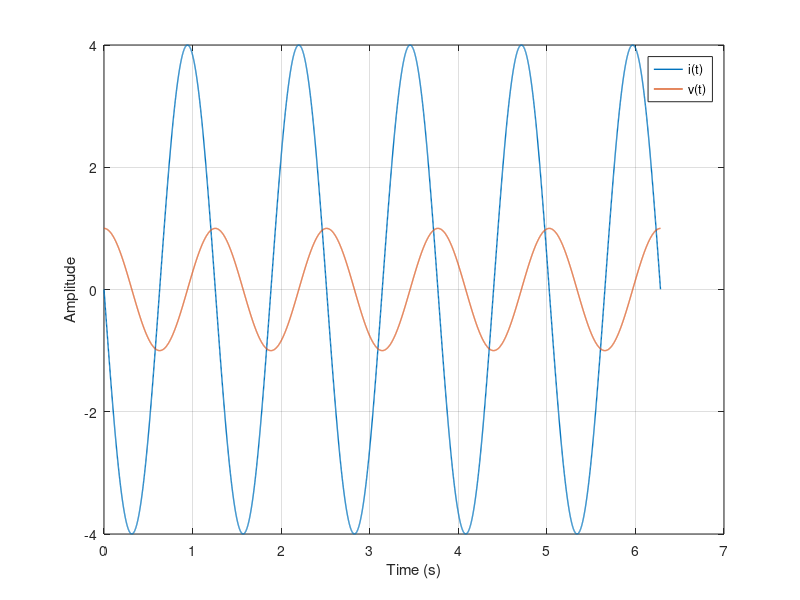

Write the MATLAB code that produced this figure.
% The Voltage and Current relationship for a capacitor is given by the following equation:

% , where and .
% Write a MATLAB program that plots v(t) and i(t) between t=0 and t=2π on the same axes.
% (Do not use any function for the derivative in MATLAB, manually find the derivative of the
% voltage and use it in the equation).
clear 
clc

C=0.8;
t=0:1e-3:2*pi;
v=sin(5*t+pi/2);
i=4*cos(5*t+pi/2);

plot(t,i,"linewidth",1);
hold;
plot(t,v,"linewidth",1); 
grid on;
legend('i(t)','v(t)');
xlabel('Time (s)');ylabel('Amplitude');
